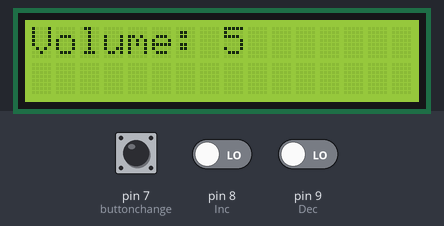
This sketch was run on a simulated Arduino Uno, built with avr-gcc and run on an emulated ATmega328P. Parts: 16×2 character LCD. The test bench sets the inputs (shaded band); at power-on: pin 7 (buttonchange) LOW, pin 8 (Inc) LOW, pin 9 (Dec) LOW.

Above: at 4.4 s.
4.5 s: pin 7 (buttonchange) pulled HIGH for 0.15 s
At 4.89 s:
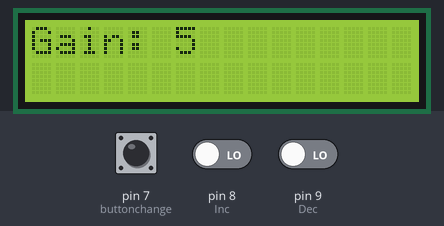
6.6 s: pin 7 (buttonchange) pulled HIGH for 1 s
At 7.21 s:
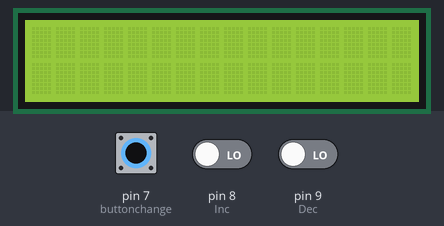
9.1 s: pin 8 (Inc) driven HIGH
At 10.59 s:
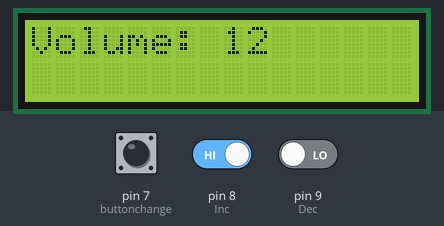
10.6 s: pin 9 (Dec) driven HIGH
At 10.88 s:
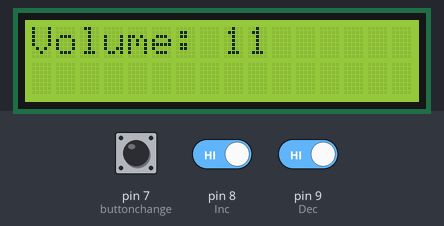
12.8 s: pin 8 (Inc) driven LOW
At 15.33 s:
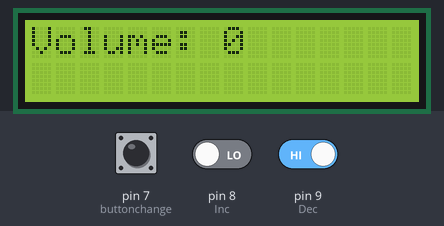
15.7 s: pin 7 (buttonchange) pulsed HIGH 2 times (0.12 s each, 0.3 s apart)
At 16.46 s:
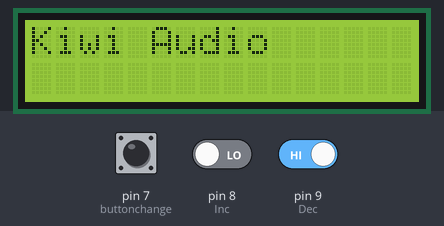

Measured:
- after the input at 4.5 s, the display: first differs from a run without the input at once (image 1 shows a later state)
- after the input at 6.6 s, the display: changes after 0.07 s (image 2)
- after the input at 9.1 s, the display: first changes after 0.06 s (image 3 shows a later state)
- after the input at 10.6 s, the display: first changes after 0.15 s (image 4 shows a later state)
- after the input at 12.8 s, the display: first differs from a run without the input after 0.25 s (image 5 shows a later state)
- after the input at 15.7 s, the display: first changes at once (image 6 shows a later state)
- what the display in image 1 shows lasts 0.4 s, from 4.7 s to 5.1 s

The sketch:

LCD_Digipot_Control.ino
```cpp
#include <SPI.h>
#include <LiquidCrystal.h>
//#include <RN52.h>

byte address = 0x00;
int CS_Vol = 10;
int CS_Gain=11;
int CS_Bass=24;
const int rs = 12, en = 6, d4 = 5, d5 = 4, d6 = 3, d7 = 2;
LiquidCrystal lcd(rs, en, d4, d5, d6, d7);
const int Dec = 9;
const int Inc = 8;
int buttonstate_1 = 0;
int buttonstate_2 = 0;
int buttonchange = 7;
int buttonPushCounter = 1;   // counter for the number of button presses
int buttonState = 0;         // current state of the button
int lastButtonState = 0;     // previous state of the button
int vol = 50;
int Gain = 50;
int temp = 120;
//RN52 rn52(51,52);    //Set RX to 10 and TX to 11

void setup()
{
  pinMode(Dec, INPUT);
  pinMode(Inc, INPUT);
  pinMode(buttonchange,INPUT);
  lcd.begin(16,2);
  lcd.home();
  lcd.print("KIWI AUDIO .");
  delay (1200);
  lcd.print(".");
  delay (1000);
  lcd.print(".");
  delay (1000);
  pinMode (CS_Vol, OUTPUT);
  pinMode (CS_Gain,OUTPUT);
 // rn52.begin(115200);
 //String Title = rn52.trackTitle();
  SPI.begin();

}

void loop()
{
 buttonstate_1 = digitalRead(Inc);
 buttonstate_2 = digitalRead(Dec);
 buttonState =  digitalRead(buttonchange);


      if(buttonState == HIGH)
    {


    lcd.clear();
    lcd.noCursor();
    lcd.setCursor(0,0);
    buttonPushCounter++;
    delay(150);

     }
     else if(buttonPushCounter > 3 )
    {
      buttonPushCounter=1;
    }

    if (buttonPushCounter == 1) {
  lcd.clear();
  lcd.noCursor();
  lcd.setCursor(0,0);
  lcd.print("Volume: ");
  lcd.print(setVol()/10);
  delay(150);
  }else if (buttonPushCounter == 2)
  {
  lcd.clear();
  lcd.noCursor();
  lcd.setCursor(0,0);
  lcd.print("Gain: ");
 lcd.print(setGain()/10);
 delay(150);
  }
 else if (buttonPushCounter == 3)
 {
 lcd.clear();
 lcd.noCursor();
 lcd.setCursor(0,0);
  lcd.print("Kiwi Audio");
 delay(150);
 }
 else
 lcd.clear();
 lcd.noCursor();
 lcd.print("Kiwi Audio");
}


int setVol()
{
  buttonstate_1 = digitalRead(Inc);
  buttonstate_2 = digitalRead(Dec);

  while (buttonstate_1 == HIGH)
  {
    if (vol < 120){
      vol += 10;
      digitalPotWrite_Vol(vol);
      delay(50);
    }
    break;
  }


  while (buttonstate_2 == HIGH)
  {
    if (vol > 0){
      vol -= 10;
      digitalPotWrite_Vol(vol);
      delay(50);
    }
    break;
  }
  return vol;
}

int setGain()
{
  buttonstate_1 = digitalRead(Inc);
  buttonstate_2 = digitalRead(Dec);

  while (buttonstate_1 == HIGH)
  {
    if (Gain < 120){
      Gain += 10;
      digitalPotWrite_Gain(Gain);
      delay(50);
    }
    break;
  }


  while (buttonstate_2 == HIGH)
  {
    if (Gain > 0){
      Gain -= 10;
      digitalPotWrite_Gain(Gain);
      delay(50);
    }
    break;
  }
  return Gain;
}


int digitalPotWrite_Vol(int value)
{
  digitalWrite(CS_Vol, LOW);
  SPI.transfer(0);
  SPI.transfer(value);
  digitalWrite(CS_Vol, HIGH);
}

int digitalPotWrite_Gain(int value)
{
  digitalWrite(CS_Gain, LOW);
  SPI.transfer(0);
  SPI.transfer(value);
  digitalWrite(CS_Gain, HIGH);
}
```
